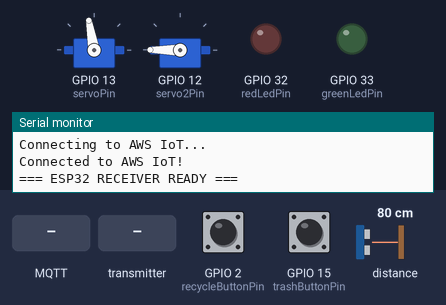
A sketch run on a simulated ESP32. Parts: 2 × servo, output pins drawn as LEDs (lit = HIGH), the last lines printed to the serial monitor. Wiring (inferred from the names in the program): ultrasonic range finder: trigger GPIO 14; echo GPIO 0. The test bench sets the inputs (shaded band); at power-on: GPIO 2 (recycleButtonPin) HIGH, GPIO 15 (trashButtonPin) HIGH, distance to the obstacle 80 cm. The echo pulse lasts 58.3 µs per cm; WiFi joins after 1.5 s; servers stay silent unless stated; no MQTT or app messages arrive unless stated; the camera gives no picture; pins used as bus, display or sensor lines are not drawn.

Above: at 3.1 s.
3.2 s: MQTT message "recycle" arrives on the first subscribed topic
At 5.1 s:
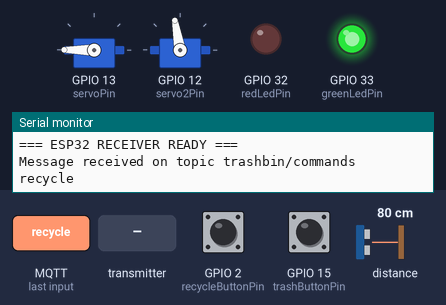
5.4 s: the transmitter starts sending wasteFillPct = 0
At 6.4 s:
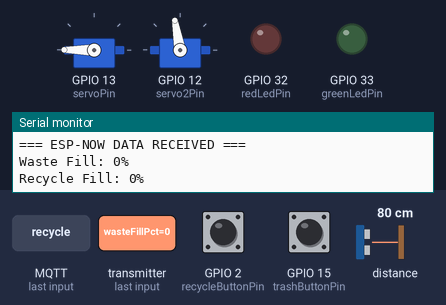
6.9 s: the transmitter starts sending wasteFillPct = 1024
At 7.5 s:
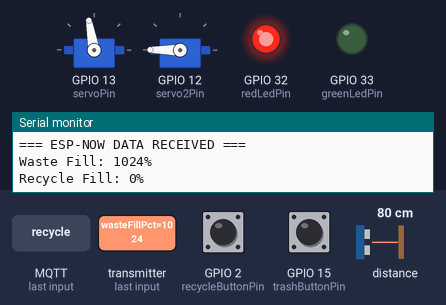
13.4 s: MQTT message "waste" arrives on the first subscribed topic
At 14.19 s:
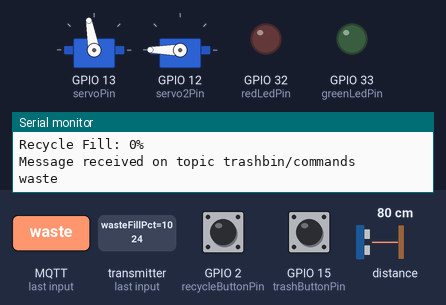
Timing chart, 0 to 16.4 s (numbered marks = the images above; inputs shaded):
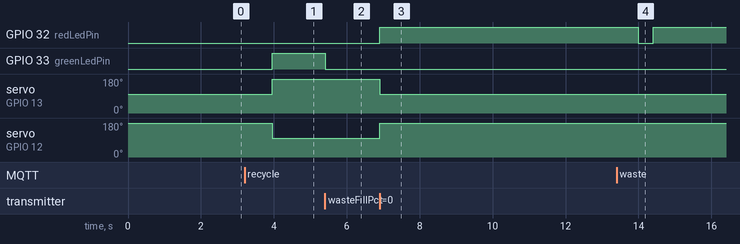

Measured:
- after the input at 3.2 s, GPIO 33 (greenLedPin): LOW → HIGH after 0.76 s; servo on GPIO 13 (servoPin): 100° → 180° after 0.76 s; servo on GPIO 12 (servo2Pin): 180° → 100° after 0.76 s
- after the input at 5.4 s, GPIO 33 (greenLedPin): HIGH → LOW at once
- after the input at 6.9 s, GPIO 32 (redLedPin): LOW → HIGH at once; servo on GPIO 13 (servoPin): 180° → 100° at once; servo on GPIO 12 (servo2Pin): 100° → 180° at once
- after the input at 13.4 s, GPIO 32 (redLedPin): HIGH → LOW after 0.59 s, → HIGH 0.41 s later

The sketch:

servo_plus_communication.ino
```cpp
/*
  ESP-NOW Receiver with Camera + Servos
  Sends data to AWS IoT Core:
    - bool    recycle
    - int     recycling_distance
    - int     waste_distance
*/

#include "esp_camera.h"
#include <WiFi.h>
#include <ESP32Servo.h>
#include <WebServer.h>
#include <esp_now.h>
#include <WiFiClientSecure.h>
#include <PubSubClient.h>

// --------------------  DEVICE / WIFI CREDENTIALS  --------------------
const char WIFI_SSID[]     = "<hidden>";
const char WIFI_PASSWORD[] = "<hidden>";

// AWS IoT credentials (replace with your own certs/endpoint)
const char* aws_endpoint = "<hidden>";  // e.g., xxxxxxxx-ats.iot.us-east-1.amazonaws.com
const int   aws_port     = 8883;

const char* ca_cert = \
"-----BEGIN CERTIFICATE-----\n" \
"<hidden>" \
"-----END CERTIFICATE-----\n";

const char* client_cert = \
"-----BEGIN CERTIFICATE-----\n" \
"<hidden>" \
"-----END CERTIFICATE-----\n";

const char* private_key = \
"-----BEGIN PRIVATE KEY-----\n" \
"<hidden>" \
"-----END PRIVATE KEY-----\n";

// MQTT topics
const char* pub_topic = "trashbin/data";
const char* sub_topic = "trashbin/commands";

// --------------------  IoT Variables --------------------
bool recycle = false;
int recycling_distance = 0;
int waste_distance = 0;

// --------------------  ESP-NOW / CAMERA / HARDWARE --------------------
// MAC of the ultrasonic ESP32 sender
uint8_t senderAddress[] = {0x04, 0x83, 0x08, 0x0D, 0xCD, 0xC8};

// Camera pins (Freenove ESP32-WROVER)
#define PWDN_GPIO_NUM    -1
#define RESET_GPIO_NUM   -1
#define XCLK_GPIO_NUM    21
#define SIOD_GPIO_NUM    26
#define SIOC_GPIO_NUM    27
#define Y9_GPIO_NUM      35
#define Y8_GPIO_NUM      34
#define Y7_GPIO_NUM      39
#define Y6_GPIO_NUM      36
#define Y5_GPIO_NUM      19
#define Y4_GPIO_NUM      18
#define Y3_GPIO_NUM      5
#define Y2_GPIO_NUM      4
#define VSYNC_GPIO_NUM   25
#define HREF_GPIO_NUM    23
#define PCLK_GPIO_NUM    22

WebServer server(80);

// ---- Ultrasonic Sensor ----
const int trigPin = 14;
const int echoPin = 0;

bool detected = false;
int detectionThreshold = 12; // distance in cm to trigger detection

// Servos, LEDs, buttons
Servo myServo;
Servo myServo2;
const int recycleButtonPin = 2;
const int trashButtonPin = 15;
const int greenLedPin = 33;
const int redLedPin = 32;
const int servoPin = 13;
const int servo2Pin = 12;

bool lastRecycleButton = HIGH;
bool lastTrashButton = HIGH;

// Incoming data struct (must match sender)
typedef struct msg {
  int wasteFillPct;
  int recycFillPct;
} msg;
msg incomingData;

// --------------------  AWS MQTT --------------------
WiFiClientSecure secureClient;
PubSubClient mqttClient(secureClient);

void mqttCallback(char* topic, byte* payload, unsigned int length) {
  String msg;
  for (unsigned int i = 0; i < length; i++) msg += (char)payload[i];
  Serial.print("Message received on topic ");
  Serial.println(topic);
  Serial.println(msg);

  if (msg == "recycle") recycle = true;
  if (msg == "waste")   recycle = false;

  updateSystem();
}

void connectAWS() {
  secureClient.setCACert(ca_cert);
  secureClient.setCertificate(client_cert);
  secureClient.setPrivateKey(private_key);

  mqttClient.setServer(aws_endpoint, aws_port);
  mqttClient.setCallback(mqttCallback);

  while (!mqttClient.connected()) {
    Serial.println("Connecting to AWS IoT...");
    if (mqttClient.connect("ESP32_Trashbin")) {
      Serial.println("Connected to AWS IoT!");
      mqttClient.subscribe(sub_topic);
    } else {
      Serial.print("Failed, rc=");
      Serial.print(mqttClient.state());
      delay(2000);
    }
  }
}

void publishData() {
  String payload = "{";
  payload += "\"recycle\":" + String(recycle ? "true" : "false") + ",";
  payload += "\"waste_distance\":" + String(waste_distance) + ",";
  payload += "\"recycling_distance\":" + String(recycling_distance);
  payload += "}";

  mqttClient.publish(pub_topic, payload.c_str());
}

// --------------------  ESP-NOW RECEIVER CALLBACK --------------------
void onDataRecv(const esp_now_recv_info_t *info, const uint8_t *data, int len) {
  if (len < (int)sizeof(incomingData)) {
    memset(&incomingData, 0, sizeof(incomingData));
    memcpy(&incomingData, data, len);
  } else {
    memcpy(&incomingData, data, sizeof(incomingData));
  }

  Serial.println("=== ESP-NOW DATA RECEIVED ===");
  Serial.printf("Waste Fill: %d%%\n", incomingData.wasteFillPct);
  Serial.printf("Recycle Fill: %d%%\n", incomingData.recycFillPct);

  waste_distance = incomingData.wasteFillPct;
  recycling_distance = incomingData.recycFillPct;

  // Hardware actions
  if (incomingData.wasteFillPct >= 80) {
    digitalWrite(redLedPin, HIGH);
    digitalWrite(greenLedPin, LOW);
    myServo.write(100);
    myServo2.write(180);
  } else if (incomingData.recycFillPct >= 80) {
    digitalWrite(redLedPin, LOW);
    digitalWrite(greenLedPin, HIGH);
    myServo.write(180);
    myServo2.write(100);
  } else {
    digitalWrite(redLedPin, LOW);
    digitalWrite(greenLedPin, LOW);
  }
}

// --------------------  Helper Functions --------------------
long readUltrasonic() {
  digitalWrite(trigPin, LOW);
  delayMicroseconds(2);
  digitalWrite(trigPin, HIGH);
  delayMicroseconds(10);
  digitalWrite(trigPin, LOW);

  long duration = pulseIn(echoPin, HIGH, 30000);
  long distance = duration * 0.034 / 2;
  return distance > 400 ? 400 : distance;
}

void startCameraServer() {
  Serial.println("Camera server started (stub)");
}

void updateSystem() {
  if (recycle) {
    myServo.write(180);
    myServo2.write(100);
    digitalWrite(greenLedPin, HIGH);
    digitalWrite(redLedPin, LOW);
  } else {
    myServo.write(100);
    myServo2.write(180);
    digitalWrite(greenLedPin, LOW);
    digitalWrite(redLedPin, LOW);
  }
}

void handleSerialInput(String cmd) {
  if (cmd == "status") {
    Serial.printf("recycle=%d, recycling_distance=%d, waste_distance=%d\n",
                  recycle, recycling_distance, waste_distance);
  } else if (cmd == "forceCloudUpdate") {
    publishData();
    Serial.println("AWS IoT data published.");
  } else {
    Serial.println("Unknown command.");
  }
}

// --------------------  Setup --------------------
void setup() {
  Serial.begin(115200);
  delay(100);

  WiFi.mode(WIFI_STA);
  WiFi.begin(WIFI_SSID, WIFI_PASSWORD);
  while (WiFi.status() != WL_CONNECTED) {
    Serial.print(".");
    delay(500);
  }
  Serial.println("\nWiFi connected!");

  // ===== ESP-NOW =====
  if (esp_now_init() != ESP_OK) {
    Serial.println("ESP-NOW init failed!");
  } else {
    esp_now_register_recv_cb(onDataRecv);

    esp_now_peer_info_t peerInfo = {};
    memcpy(peerInfo.peer_addr, senderAddress, 6);
    peerInfo.channel = 0;
    peerInfo.encrypt = false;
    esp_err_t r = esp_now_add_peer(&peerInfo);
    if (r != ESP_OK) Serial.printf("esp_now_add_peer returned: %d\n", r);
  }

  // ===== Camera =====
  camera_config_t config = {};
  config.ledc_channel = LEDC_CHANNEL_0;
  config.ledc_timer = LEDC_TIMER_0;
  config.pin_d0 = Y2_GPIO_NUM; config.pin_d1 = Y3_GPIO_NUM; config.pin_d2 = Y4_GPIO_NUM; config.pin_d3 = Y5_GPIO_NUM;
  config.pin_d4 = Y6_GPIO_NUM; config.pin_d5 = Y7_GPIO_NUM; config.pin_d6 = Y8_GPIO_NUM; config.pin_d7 = Y9_GPIO_NUM;
  config.pin_xclk = XCLK_GPIO_NUM; config.pin_pclk = PCLK_GPIO_NUM; config.pin_vsync = VSYNC_GPIO_NUM; config.pin_href = HREF_GPIO_NUM;
  config.pin_sscb_sda = SIOD_GPIO_NUM; config.pin_sscb_scl = SIOC_GPIO_NUM; config.pin_pwdn = PWDN_GPIO_NUM; config.pin_reset = RESET_GPIO_NUM;
  config.xclk_freq_hz = 20000000; config.pixel_format = PIXFORMAT_JPEG;
  config.frame_size = psramFound() ? FRAMESIZE_SVGA : FRAMESIZE_VGA;
  config.jpeg_quality = psramFound() ? 10 : 12; config.fb_count = psramFound() ? 2 : 1;

  if (esp_camera_init(&config) != ESP_OK) Serial.println("Camera Init Failed");
  else startCameraServer();

  // ===== Pins =====
  pinMode(recycleButtonPin, INPUT);
  pinMode(trashButtonPin, INPUT);
  pinMode(greenLedPin, OUTPUT);
  pinMode(redLedPin, OUTPUT);
  myServo.attach(servoPin);
  myServo2.attach(servo2Pin);

  pinMode(trigPin, OUTPUT);
  pinMode(echoPin, INPUT);

  updateSystem();

  // ===== AWS IoT =====
  connectAWS();

  Serial.println("=== ESP32 RECEIVER READY ===");
}

// --------------------  Main Loop --------------------
void loop() {
  mqttClient.loop();
  server.handleClient();

  if (Serial.available()) {
    String cmd = Serial.readStringUntil('\n');
    cmd.trim();
    handleSerialInput(cmd);
  }

  bool recycleState = digitalRead(recycleButtonPin);
  bool trashState   = digitalRead(trashButtonPin);

  if (recycleState == LOW && lastRecycleButton == HIGH) {
    delay(50);
    if (digitalRead(recycleButtonPin) == LOW) {
      recycle = true;
      updateSystem();
    }
  }
  if (trashState == LOW && lastTrashButton == HIGH) {
    delay(50);
    if (digitalRead(trashButtonPin) == LOW) {
      recycle = false;
      updateSystem();
    }
  }

  lastRecycleButton = recycleState;
  lastTrashButton   = trashState;

  long distance = readUltrasonic();
  if (distance < detectionThreshold && distance > 0) {
    if (!detected) {
      detected = true;
      Serial.println("ULTRASONIC: Object detected! Starting classification...");
    }
  } else {
    if (detected) {
      detected = false;
      Serial.println("ULTRASONIC: Object removed.");
    }
  }

  publishData();  // send updated variables to AWS IoT
  delay(2000);    // adjust update rate as needed
}
```
